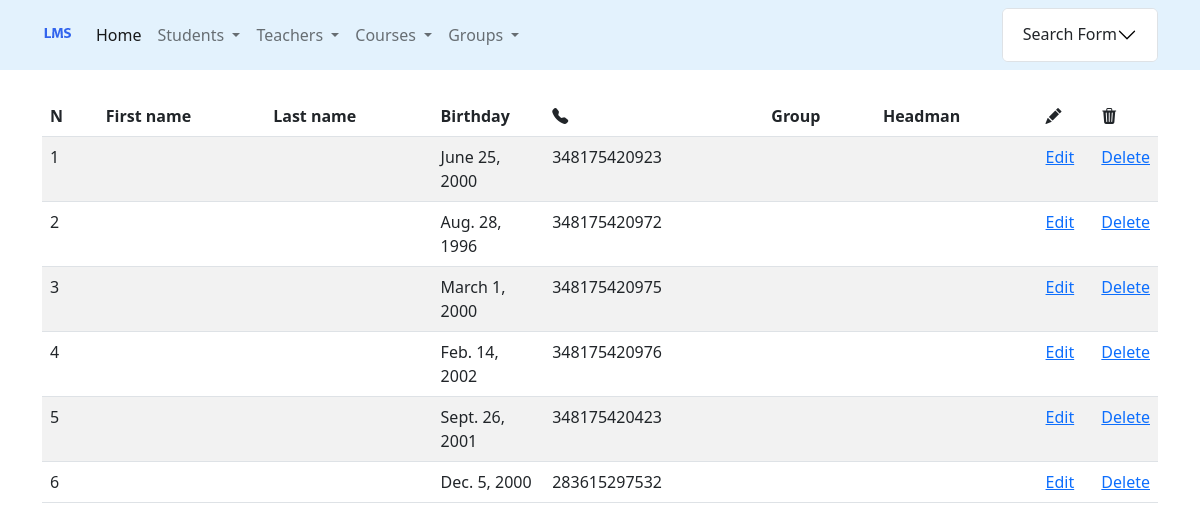
The page /students/ on the database its author committed.
### students/models.py (models this page shows, shortened)
class Student(PersonModel):
    group = models.ForeignKey(Group, on_delete=models.SET_NULL, null=True, related_name='students')
    class Meta:
        verbose_name = 'student'
        verbose_name_plural = 'students'
        db_table = 'students'

### students/views.py (the view)
# urls.py: path('', ListStudentView.as_view(), name='list'),                                     # Read
class ListStudentView(ListView):
    model = Student
    template_name = 'students/list.html'
    def get_queryset(self):
        students_filter = StudentFilterForm(
            data=self.request.GET,
            queryset=self.model.objects.all().select_related('group', 'headman_group')
        )
        return students_filter

### students/templates/students/list.html (shortened to what this page needs)
{% extends 'base.html'%}
{% load crispy_forms_filters %}
{% block content %}
    <br>
    {% with list_object=object_list.qs on_group=True %}
        {% include 'includes/students_list_table.html' %}
    {% endwith %}
{% endblock %}

### templates/includes/students_list_table.html
<table class="table table-striped">
    <thead>
        <tr>
            <th style="width: 5%">N</th>
            <th style="width: 15%">First name</th>
            <th style="width: 15%">Last name</th>
            <th style="width: 10%">Birthday</th>
            <th><i class="bi bi-telephone-fill"></i></th>
            {% if on_group %}<th style="width: 10%">Group</th>{% endif %}
            <th> Headman </th>
            <th style="width: 5%"><i class="bi bi-pencil-fill"></i></th>
            <th style="width: 5%"><i class="bi bi-trash3-fill"></i></th>
        </tr>
    </thead>
    {% for student in list_object %}
        <tr>
            <td>{{ forloop.counter }}</td>
            <td>{{ student.first_name }}</td>
            <td>{{ student.last_name }}</td>
            <td>{{ student.birthday }}</td>
            <td>{% if student.phone_number %}{{ student.phone_number }}{% endif %}</td>
            {% if on_group %}
                <td>{% if student.group %}{{ student.group }}{% endif %}</td>
            {% endif %}
            <td>{% if student.headman_group%} <i class="bi bi-check-circle-fill"></i>{% endif %}</td>
            <td><a href="{% url 'students:update' student.pk %}">Edit</a></td>
            <td><a href="{% url 'students:delete' student.pk %}">Delete</a></td>
        </tr>
    {% endfor %}
        </table>

### rows shown on the page
Student: birthday "June 25, 2000", phone_number "348175420923"
Student: birthday "Aug. 28, 1996", phone_number "348175420972"
Student: birthday "March 1, 2000", phone_number "348175420975"
Student: birthday "Feb. 14, 2002", phone_number "348175420976"
Student: birthday "Sept. 26, 2001", phone_number "348175420423"
Student: birthday "Dec. 5, 2000", phone_number "283615297532"
